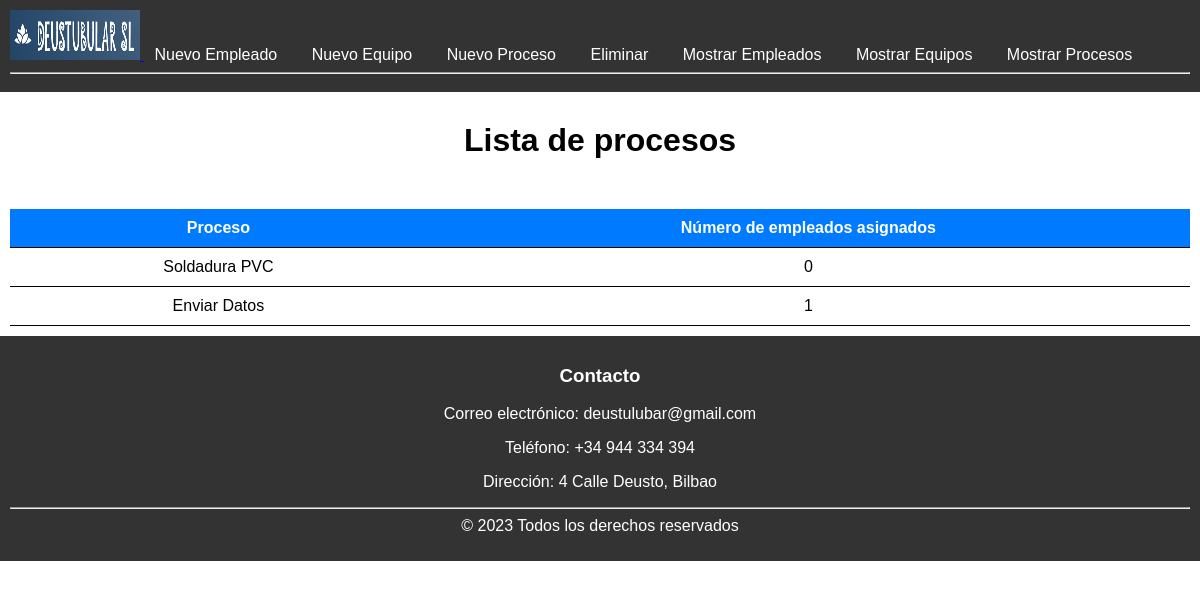
/2, run on the app's committed database.
### DeustubularSL_app/models.py (models this page shows, shortened)
class proceso (models.Model):
    nombre = models.CharField(max_length = 150)
    ordenFabricacion = models.IntegerField(default=0)
    codigoProceso = models.IntegerField(default=0)
    referencia = models.CharField(max_length=150)
    fechaIni = models.DateTimeField(default=datetime.datetime.today)
    fechaFin = models.DateTimeField(default=datetime.datetime.today)
    FKidEquipo = models.ForeignKey (equipo, on_delete = models.CASCADE)

### DeustubularSL_app/views.py (the view)
# urls.py: path('2', views.listar_procesos, name='listar_proceso'),
def listar_procesos(request):
    procesos = proceso.objects.annotate(num_empleados=Count('empleado'))
    context = {'procesos': procesos}
    return render(request, 'DeustubularSL_app/proceso_mostrar.html', context)

### DeustubularSL_app/templates/DeustubularSL_app/proceso_mostrar.html (shortened to what this page needs)
{% extends 'base.html' %}
{% block contenido %}
<h1>Lista de procesos</h1>
<table>
  <thead>
    <tr>
      <th>Proceso</th>
      <th>Número de empleados asignados</th>
    </tr>
  </thead>
  <tbody>
    {% for proceso in procesos %}
      <tr>
        <td><a href="{% url 'detalle_proceso' proceso.id %}">{{ proceso.nombre }}</a></td>
        <td>{{ proceso.num_empleados }}</td>
      </tr>
    {% endfor %}
  </tbody>
</table>
{% endblock %}

### DeustubularSL_app/static/style.css (style rules this page uses)
body { font-family: Arial, sans-serif; margin: 0; padding: 0; }
h1 { margin-top: 20px; text-align: center; margin-bottom: 25px; }
table { border-collapse: collapse; width: 100%; margin-top: 50px; }
th, td { padding: 10px; text-align: center; border-bottom: 1px solid #000000; }
td a { color: #000000; text-decoration: none; padding: 10px; }
th { background-color: #007bff; color: #fffefe; }

### data on the page
proceso: nombre "Soldadura PVC", num_empleados "0"
proceso: nombre "Enviar Datos", num_empleados "1"
